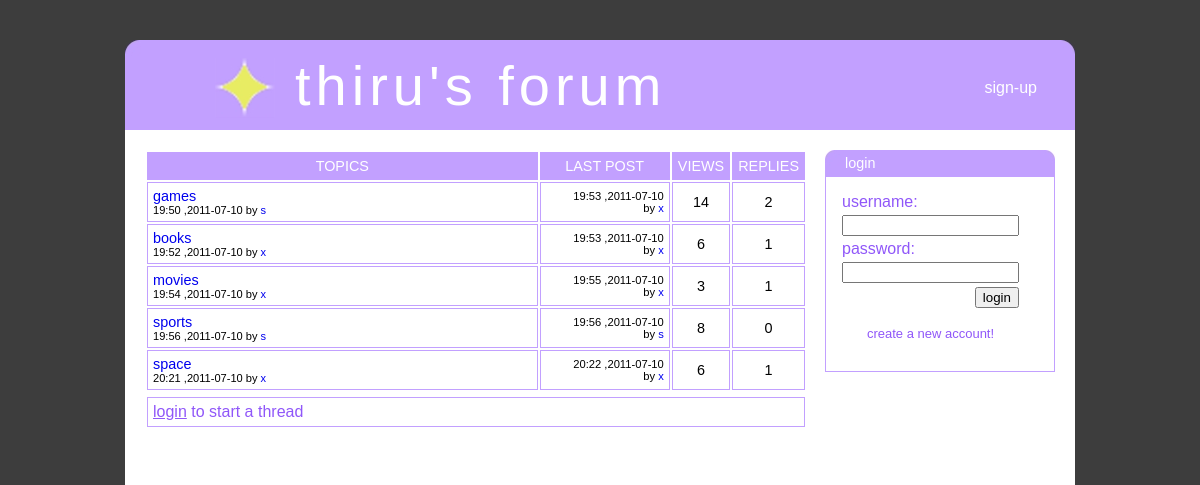
Before: / with the older database file.
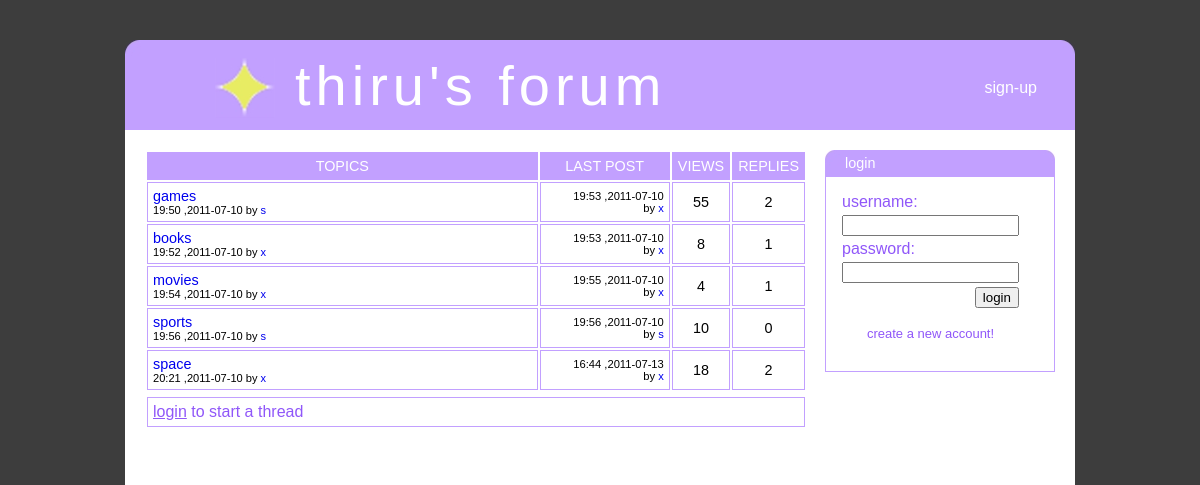
After: the same page with the newer database file.
### tables this page shows
CREATE TABLE IF NOT EXISTS `postx` (
  `post_id` int(11) NOT NULL,
  `parent_id` int(11) NOT NULL,
  `username` text NOT NULL,
  `title` text NOT NULL,
  `content` text NOT NULL,
  `time` time NOT NULL,
  `date` date NOT NULL,
  `likes` int(11) NOT NULL,
  `dislikes` int(11) NOT NULL
);

CREATE TABLE IF NOT EXISTS `viewx` (
  `parent_id` int(11) NOT NULL,
  `views` int(11) NOT NULL
);

### index.php (the view, shortened to what this page needs)
<html>
      <head>
            <link href="styx.css" rel="stylesheet" type="text/css">
     </head>
      <body>
         <div id="cz" style="margin-top:40px;text-align:left;">
             <div id="header">
                 <div>
                 <img src="leftcurve.jpeg" style="float:left;">
                 <img src="rightcurve.jpeg" style="float:right;">
                 </div>
                  <br>
                           <div style="margin-left:90px;">
                               <img src="sign.jpeg">
                               <div id="h">thiru's forum</div>
                           </div>
                         <div id="linkx">
                         <ul>
                      <li><a href='signup.php'>sign-up</a></li>
                        </ul>
                        </div>
                </div>
       <div id="cont">
                 <div id="leftx">
                 <table id="tablex" >
     <tr id="tr1x"><td width="50%">TOPICS</td><td>LAST POST</td><td>VIEWS</td><td>REPLIES</td>
</tr>
           <?php
            $con2=mysql_connect("localhost","root","") or die(mysql_error());
            $sq5="SELECT * FROM postx WHERE post_id=parent_id ORDER BY parent_id;";
            $res1=mysql_query($sq5,$con2);
            while($row=mysql_fetch_array($res1))
{
               $parent1x=$row["parent_id"];
              $sq3="SELECT count(*) FROM postx WHERE parent_id='{$parent1x}' AND parent_id<>post_id ;";
                  $re2=mysql_query($sq3,$con2);
                  $count=mysql_fetch_assoc($re2);
               foreach($count as $name=>$value)
                     {
                    $re6=$value;
                     }
        $sq4="SELECT * FROM postx WHERE post_id=(SELECT MAX(post_id) FROM postx WHERE parent_id='{$parent1x}');";
$re3=mysql_query($sq4,$con2);
while($count2=mysql_fetch_array($re3))
{
$time2=$count2["time"];
$day2=$count2["date"];
$author2=$count2["username"];
}
$sq10="SELECT views FROM viewx WHERE parent_id=".$row["parent_id"].";";
$re11=mysql_query($sq10,$con2);
$vs=mysql_fetch_array($re11);
$views=$vs["views"];
             echo    " <tr>
  <td width='60%' style='text-align:left;' ><a href='rex.php?xs=".$row["parent_id"]."' >".$row["title"]."</a><br><span style='font-size:77%'>".substr($row["time"],0,5)." ,".$row["date"]." by <a href='prox.php?xf=".$row["username"]."'>".$row["username"]."</a></span>
                        </td>
                        <td style='text-align:right;font-size:70%;' width='20%' >".substr($time2,0,5)." ,".$day2."<br> by <a href='prox.php?xf=".$author2."'>".$author2." </a></td>
                        <td>".$views."</td>
                        <td >".$re6."</td>
</tr>"   ;
       }
             ?>
                 </table>
               <?php
                   if(isset($_SESSION["usrx"]))
                   {
                     echo "  <div id='threadx'>
                         <div id='h3' >
                               <div class='lt'> START THREAD</div>
                          </div>
                    <div id='cthreadx'>
                                  <form >
                             <table>
                                <tr><td align='right'>Title :</td><td><input style='border: 1px inset;' type='text' id='tix' name='titlex'></td><td id='lok1' class='yut'></td></tr>
                                <tr><td valign='top' align='right'>Content :</td><td><textarea style='border: 1px inset;' id='cox' name='contentx' rows='4' cols='50'></textarea></td><td id='lok2' class='yut'></td></tr>
                                 <tr><td colspan='2' align='right'><input type='button' value='submit' onclick='ithread();'></td></tr>
                            </table>
                                  </form>
                     </div>
                             </div>";
                   }
                  else
                      echo "<div id='ct1'><a href='xlogin.php'>login</a> to start a thread</div>";
                ?>
                 </div>
                 <div id="rightx">
                               <div id="h2" >
                           <img src="l2.jpeg" style="float:left;">
                             <img src="r2.jpeg" style="float:right;">
                    <?php      if(isset($_SESSION["usrx"]))
                               {
                                 echo "<div class='lt'>user details</div></div>
                               <div id='logbox'>";
                              }
                         else
                              {
                                 echo "<div class='lt' >login</div></div>
                               <div id='logbox'>";
                               }
                  if(isset($_SESSION["usrx"]))
               {
               $usx5=$_SESSION["usrx"];
              $sq31="SELECT joindate,picture FROM userx WHERE username='{$usx5}';";
              $count31=mysql_query($sq31,$con2) or die(mysql_error());
              $count39=mysql_fetch_array($count31);
              $sq32="SELECT count(*) AS pox FROM postx WHERE username='{$usx5}';";
              $count32=mysql_query($sq32,$con2) or die(mysql_error());
              $count40=mysql_fetch_array($count32);
                    echo "<span class='lt7'>$usx5</span><br><br>
                         <div id='picx' style='text-align:center;'>  <img src='".$count39["picture"]."' height='100' width='120'>  </div>
                         <div class='sd3'>
                        <strong>no.posts : </strong>".$count40["pox"]."<br>
                        <strong>joined : </strong>".$count39["joindate"]."<br>
                        <strong>last visit </strong>: ";
         if(isset($_SESSION["lastd"]))
                 {
                  echo  substr($_SESSION["lastd"],0,-3);
                }
        echo   "
                          </div>  ";
                 }
              else
                 {
                     echo "<table>";
                echo    "   <form method='POST' action='login.php'>
                             <tr>
                                         <td>
                            username:
                                         </td>
                             </tr>
                              <tr>
                                          <td>
                            <input type='text' size='19' name='usr'>
                                          </td>
                              </tr>
                              <tr>
                                          <td>
                             password:
                                          </td>
                              </tr>
                              <tr>
                                           <td >
                             <input type='password' size='19' name='pass'>
                                           </td>
                              </tr>
                              <tr>
                                            <td align='right'>
                             <input  type='submit' value='login'>
                                            </td>
                              </tr>
                               <tr>
                                            <td style='padding:15px;' align='center'>
                               <a href='signup.php'>create a new account!</a>
                                            </td>
                               </tr> </form>";}  ?>
                      </table>
                                </div>
                </div>
         </div>
          </div>
     </body>
</html>

### styx.css (style rules this page uses)
body { margin:0; font-family:verdana,sans-serif; background-color:#3d3d3d; text-align:center; }
#cz { width:950px; background-color:#FFFFFF; display:table; margin:0 auto; }
#header { background-color:#c2a0ff; height:90px; color:#ffffff; }
#cont { background-color:#ffffff; }
#h { margin-top:-65px; margin-left:80px; font-family:ubuntu,verdana,sans-serif; letter-spacing:5px; font-size:3.5em; }
#linkx { float:right; margin-top:-63px; margin-right:30px; }
#linkx li { list-style-type:none; float:left; padding:8px; }
#linkx a { text-decoration:none; color:#ffffff; font-size:16px; }
#logbox { padding:13px; }
#rightx { background-color:#ffffff; float:right; border-left:1px solid #c2a0ff; border-right:1px solid #c2a0ff; border-bottom:1px solid #c2a0ff; width:228px; margin-right:20px; margin-top:20px; margin-bottom:20px; }
#leftx { float:left; margin-top:20px; margin-left:20px; width:660px; background-color:#ffffff; margin-bottom:500px; }
#h2 { margin-left:-1px; background-color:#c2a0ff; height:27px; width:230px; }
.lt { color:#ffffff; padding:5px; font-size:90%; }
#logbox td { font-size:16px; color:#9057f9; }
#logbox a { color:#9057f9; text-decoration:none; font-size:13px; }
#tablex { width:662px; border-collapse:separate; border-spacing:2px; }
#tablex td { padding:5px; border:1px solid #c2a0ff; text-align:center; font-size:90%; }
#tablex td a { text-decoration:none; }
#tr1x td { background-color:#c2a0ff; color:#ffffff; text-align:center; font-size:90%; }
#ct1 { color:#9057f9; padding:5px; border:1px solid #c2a0ff; margin-top:5px; margin-left:2px; background-color:#ffffff; margin-bottom:30px; }
#ct1 a { color:#9057f9; }

Changed rows visible on the page:
changed through a linked row, postx "games": parent.views "14" → "55"
changed through a linked row, postx "books": parent.views "6" → "8"
changed through a linked row, postx "movies": parent.views "3" → "4"
changed through a linked row, postx "sports": parent.views "8" → "10"
changed through a linked row, postx "space": postx.time "20:22" → "16:44"; postx.date "2011-07-10" → "2011-07-13"; parent.views "6" → "18"; re6 "1" → "2"
